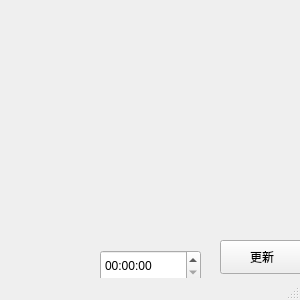
<?xml version="1.0" encoding="UTF-8"?>
<ui version="4.0">
 <class>MainWindow</class>
 <widget class="QMainWindow" name="MainWindow">
  <property name="geometry">
   <rect>
    <x>0</x>
    <y>0</y>
    <width>300</width>
    <height>300</height>
   </rect>
  </property>
  <property name="sizePolicy">
   <sizepolicy hsizetype="Expanding" vsizetype="Expanding">
    <horstretch>0</horstretch>
    <verstretch>0</verstretch>
   </sizepolicy>
  </property>
  <property name="cursor">
   <cursorShape>ArrowCursor</cursorShape>
  </property>
  <property name="windowTitle">
   <string>MainWindow</string>
  </property>
  <widget class="QWidget" name="centralwidget">
   <widget class="QTimeEdit" name="timeEdit">
    <property name="geometry">
     <rect>
      <x>100</x>
      <y>250</y>
      <width>101</width>
      <height>32</height>
     </rect>
    </property>
    <property name="displayFormat">
     <string>HH:mm:ss</string>
    </property>
   </widget>
   <widget class="QPushButton" name="pushButton">
    <property name="geometry">
     <rect>
      <x>220</x>
      <y>240</y>
      <width>84</width>
      <height>34</height>
     </rect>
    </property>
    <property name="text">
     <string>更新</string>
    </property>
   </widget>
  </widget>
  <widget class="QMenuBar" name="menubar">
   <property name="geometry">
    <rect>
     <x>0</x>
     <y>0</y>
     <width>500</width>
     <height>30</height>
    </rect>
   </property>
  </widget>
  <widget class="QStatusBar" name="statusbar"/>
 </widget>
 <resources>
  <include location="Base.qrc"/>
 </resources>
 <connections/>
</ui>
